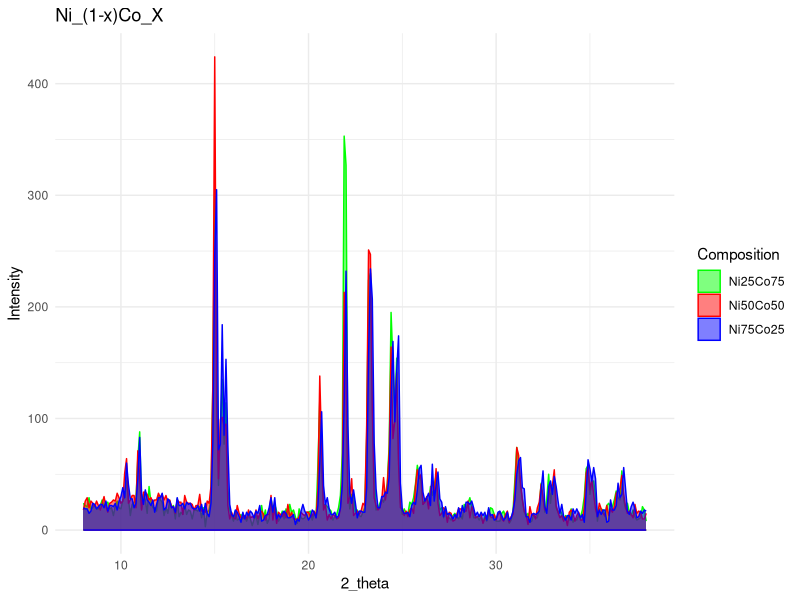
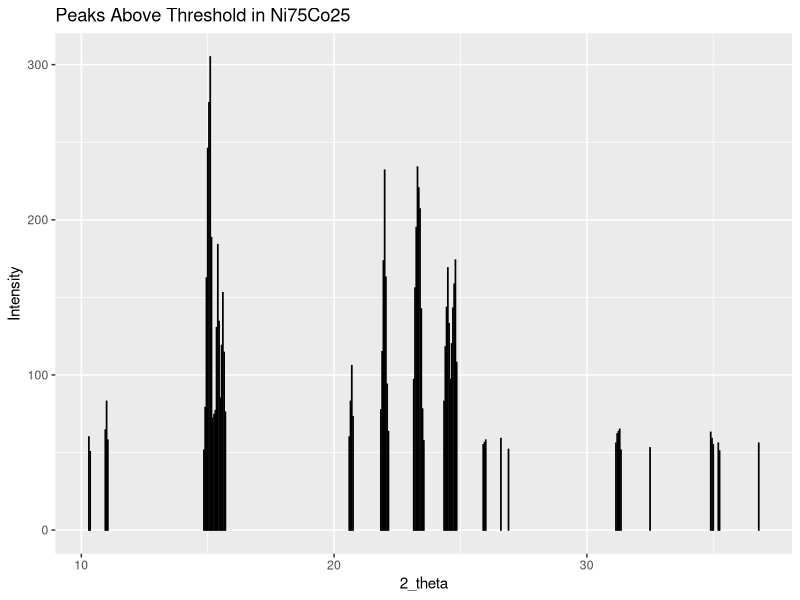
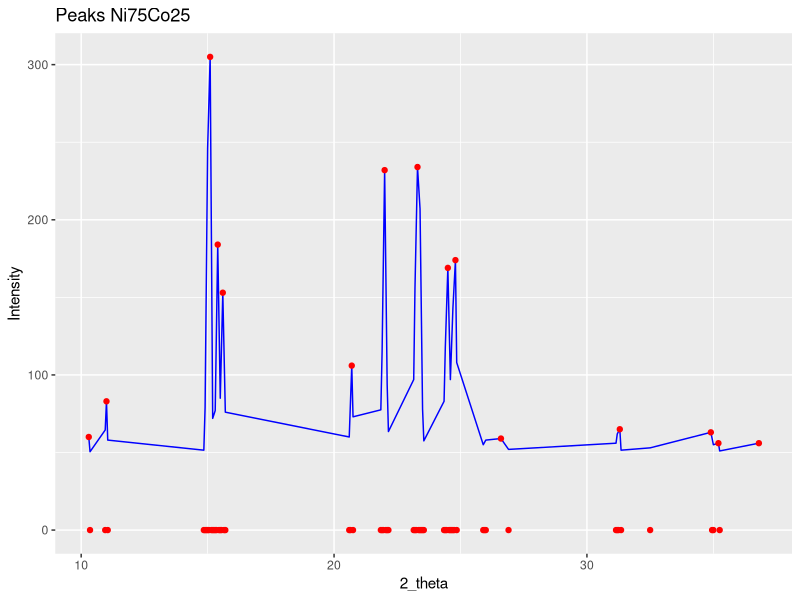

These figures' R source, in order:
library(tidyverse)

d1 <- read.table("AD Ni75Co25.dat")
d2 <- read.table("AR cO50nI50.dat")
d3 <- read.table("JGD Co75Ni25.dat")

data <- bind_cols(d1, d2$V2, d3$V2)

colnames(data) <- c("2_theta", "Ni75Co25", "Ni50Co50", "Ni25Co75")

ggplot(data, aes(x = `2_theta`)) +
  geom_ribbon(aes(ymin = 0, ymax = `Ni25Co75`, fill = "Ni25Co75"),
    alpha = 0.5, color = "green"
  ) +
  geom_ribbon(aes(ymin = 0, ymax = `Ni50Co50`, fill = "Ni50Co50"),
    alpha = 0.5, color = "red"
  ) +
  geom_ribbon(aes(ymin = 0, ymax = `Ni75Co25`, fill = "Ni75Co25"),
    alpha = 0.5, color = "blue"
  ) +
  labs(
    title = "Ni_(1-x)Co_X",
    x = "2_theta",
    y = "Intensity",
    fill = "Composition"
  ) +
  scale_fill_manual(values = c(
    "Ni75Co25" = "blue", "Ni50Co50" = "red",
    "Ni25Co75" = "green"
  )) +
  theme_minimal()

# Threshold for peaks
threshold <- 50

# Filter data for peaks above the threshold
peaks_data <- data %>%
  filter(Ni75Co25 > threshold)

# Plotting peaks as bars
ggplot(peaks_data, aes(x = `2_theta`, y = Ni75Co25)) +
  geom_bar(
    stat = "identity", position = "dodge",
    color = "black", alpha = 0.7,
    width = 0.01
  ) +
  ggtitle("Peaks Above Threshold in Ni75Co25") +
  xlab("2_theta") +
  ylab("Intensity")

find_peaks <- function(data) {
  if (length(data) < 2) {
    return(NULL) # No peak in lists with 0 or 1 element
  }
  peaks <- rep(0, length(data))
  # Create a vector to store the value and index of the peaks
  for (i in 2:(length(data) - 1)) {
    if (data[i] > data[i - 1] && data[i] > data[i + 1]) { # Looking for a peak
      peaks[i] <- data[i]
    }
  }
  # Checking if the first and last value is a peak or not
  if (data[1] > data[2]) {
    peaks[1] <- data[1]
  }
  if (tail(data, 1) > tail(data, 2)[1]) {
    peaks[length(peaks)] <- data[length(data)]
  }
  return(peaks)
}

peaks_values <- find_peaks(peaks_data$Ni75Co25)
print(peaks_values)

data_peaks <- data.frame(
  x = peaks_data$"2_theta",
  y1 = peaks_data$Ni75Co25,  # Curve data
  y2 = peaks_values  # Point data 1
)

ggplot(data_peaks, aes(x = x)) +
  geom_line(aes(y = y1), color = "blue") +  # Curve
  geom_point(aes(y = y2), color = "red") +  # Point series 1
  ggtitle("Peaks Ni75Co25") +
  xlab("2_theta") +
  ylab("Intensity")

# TODO : DO THIS BUT FOR EVERY CURVE DATA AUTOMATICALLY WITH `sapply` 
